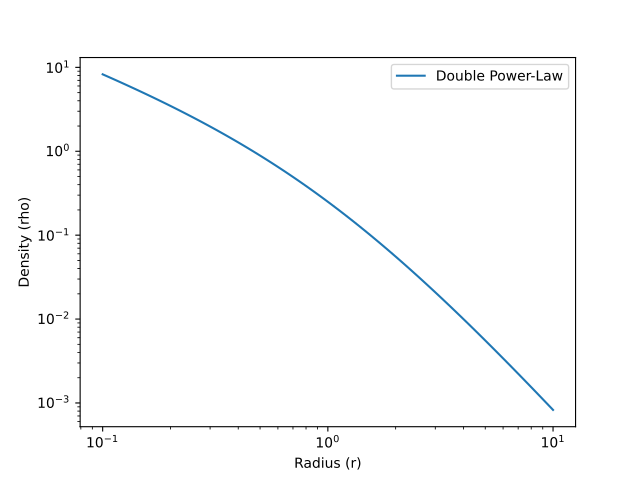

The script that drew this image:
import matplotlib.pyplot as plt
from pisces.profiles.density import (
    DoublePowerLawDensityProfile,
)
#
r = np.logspace(-1, 1, 100)
profile = DoublePowerLawDensityProfile(
    rho_0=1.0,
    r_s=1.0,
    alpha=1.0,
    beta=3.0,
    gamma=1.0,
)
rho = profile(r)
#
plt.loglog(r, rho, label="Double Power-Law")
plt.xlabel("Radius (r)")
plt.ylabel("Density (rho)")
plt.legend()
plt.show()
